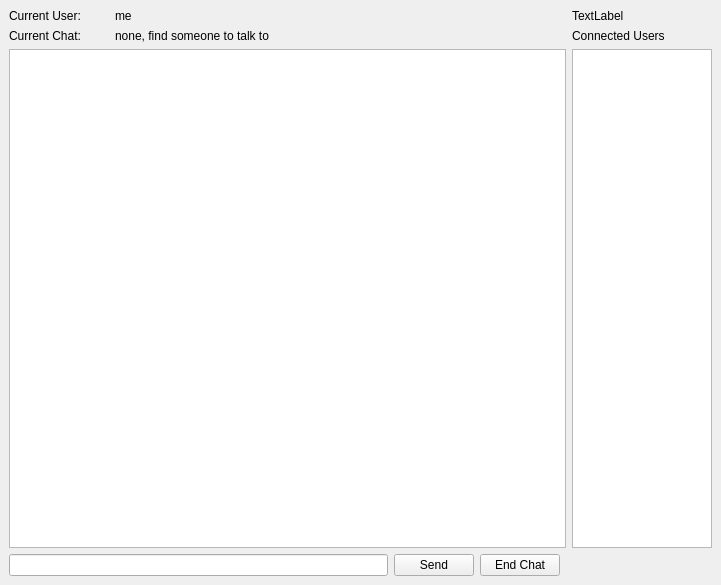
<?xml version="1.0" encoding="UTF-8"?>
<ui version="4.0">
 <class>MainWindow</class>
 <widget class="QMainWindow" name="MainWindow">
  <property name="geometry">
   <rect>
    <x>0</x>
    <y>0</y>
    <width>721</width>
    <height>585</height>
   </rect>
  </property>
  <property name="windowTitle">
   <string>Chat</string>
  </property>
  <widget class="QWidget" name="centralwidget">
   <layout class="QGridLayout" name="gridLayout">
    <item row="7" column="1">
     <widget class="QPushButton" name="sendButton">
      <property name="maximumSize">
       <size>
        <width>80</width>
        <height>16777215</height>
       </size>
      </property>
      <property name="text">
       <string>Send</string>
      </property>
     </widget>
    </item>
    <item row="6" column="4" alignment="Qt::AlignRight">
     <widget class="QListWidget" name="connectedUserListWidget">
      <property name="maximumSize">
       <size>
        <width>140</width>
        <height>16777215</height>
       </size>
      </property>
     </widget>
    </item>
    <item row="7" column="0" alignment="Qt::AlignBottom">
     <widget class="QLineEdit" name="cmdEdit"/>
    </item>
    <item row="6" column="0" colspan="4">
     <widget class="QTextEdit" name="chatAreaEdit"/>
    </item>
    <item row="7" column="2">
     <widget class="QPushButton" name="endChatButton">
      <property name="text">
       <string>End Chat</string>
      </property>
     </widget>
    </item>
    <item row="5" column="0">
     <layout class="QGridLayout" name="gridLayout_4">
      <item row="1" column="0" alignment="Qt::AlignLeft">
       <widget class="QLabel" name="label_2">
        <property name="text">
         <string>Current User:</string>
        </property>
       </widget>
      </item>
      <item row="2" column="0">
       <widget class="QLabel" name="label_3">
        <property name="maximumSize">
         <size>
          <width>100</width>
          <height>16777215</height>
         </size>
        </property>
        <property name="text">
         <string>Current Chat:</string>
        </property>
       </widget>
      </item>
      <item row="1" column="1">
       <widget class="QLabel" name="me_label">
        <property name="text">
         <string>me</string>
        </property>
       </widget>
      </item>
      <item row="2" column="1">
       <widget class="QLabel" name="status_label">
        <property name="text">
         <string>none, find someone to talk to</string>
        </property>
       </widget>
      </item>
     </layout>
    </item>
    <item row="5" column="4">
     <layout class="QGridLayout" name="gridLayout_5">
      <item row="1" column="0">
       <widget class="QLabel" name="server_status_label">
        <property name="text">
         <string>TextLabel</string>
        </property>
       </widget>
      </item>
      <item row="2" column="0">
       <widget class="QLabel" name="label">
        <property name="text">
         <string>Connected Users</string>
        </property>
       </widget>
      </item>
     </layout>
    </item>
   </layout>
  </widget>
 </widget>
 <resources/>
 <connections/>
</ui>
